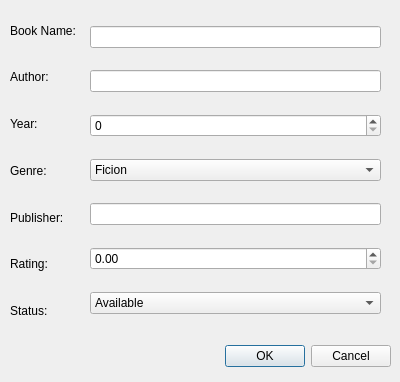
<?xml version="1.0" encoding="UTF-8"?>
<ui version="4.0">
 <class>editBook</class>
 <widget class="QDialog" name="editBook">
  <property name="geometry">
   <rect>
    <x>0</x>
    <y>0</y>
    <width>400</width>
    <height>382</height>
   </rect>
  </property>
  <property name="windowTitle">
   <string>Edit book</string>
  </property>
  <widget class="QDialogButtonBox" name="buttonBox">
   <property name="geometry">
    <rect>
     <x>50</x>
     <y>340</y>
     <width>341</width>
     <height>32</height>
    </rect>
   </property>
   <property name="orientation">
    <enum>Qt::Horizontal</enum>
   </property>
   <property name="standardButtons">
    <set>QDialogButtonBox::Cancel|QDialogButtonBox::Ok</set>
   </property>
  </widget>
  <widget class="QWidget" name="verticalLayoutWidget_2">
   <property name="geometry">
    <rect>
     <x>90</x>
     <y>10</y>
     <width>291</width>
     <height>321</height>
    </rect>
   </property>
   <layout class="QVBoxLayout" name="verticalLayout_3">
    <item>
     <widget class="QLineEdit" name="edbName"/>
    </item>
    <item>
     <widget class="QLineEdit" name="edAut"/>
    </item>
    <item>
     <widget class="QSpinBox" name="edYear">
      <property name="maximum">
       <number>2222</number>
      </property>
     </widget>
    </item>
    <item>
     <widget class="QComboBox" name="genre">
      <item>
       <property name="text">
        <string>Ficion</string>
       </property>
      </item>
      <item>
       <property name="text">
        <string>Sci-fiction</string>
       </property>
      </item>
      <item>
       <property name="text">
        <string>Thriller</string>
       </property>
      </item>
      <item>
       <property name="text">
        <string>Romance</string>
       </property>
      </item>
      <item>
       <property name="text">
        <string>Non-fiction</string>
       </property>
      </item>
      <item>
       <property name="text">
        <string>Fantasy</string>
       </property>
      </item>
      <item>
       <property name="text">
        <string>History</string>
       </property>
      </item>
      <item>
       <property name="text">
        <string>Horror</string>
       </property>
      </item>
      <item>
       <property name="text">
        <string>Children`s book</string>
       </property>
      </item>
     </widget>
    </item>
    <item>
     <widget class="QLineEdit" name="edPublB"/>
    </item>
    <item>
     <widget class="QDoubleSpinBox" name="edRating">
      <property name="maximum">
       <double>10.000000000000000</double>
      </property>
     </widget>
    </item>
    <item>
     <widget class="QComboBox" name="comboBox">
      <item>
       <property name="text">
        <string>Available</string>
       </property>
      </item>
      <item>
       <property name="text">
        <string>Unavailable</string>
       </property>
      </item>
     </widget>
    </item>
   </layout>
  </widget>
  <widget class="QWidget" name="verticalLayoutWidget">
   <property name="geometry">
    <rect>
     <x>10</x>
     <y>10</y>
     <width>81</width>
     <height>321</height>
    </rect>
   </property>
   <layout class="QVBoxLayout" name="verticalLayout_4">
    <item>
     <widget class="QLabel" name="label_7">
      <property name="text">
       <string>Book Name:</string>
      </property>
     </widget>
    </item>
    <item>
     <widget class="QLabel" name="label_8">
      <property name="text">
       <string>Author:</string>
      </property>
     </widget>
    </item>
    <item>
     <widget class="QLabel" name="label_9">
      <property name="text">
       <string>Year:</string>
      </property>
     </widget>
    </item>
    <item>
     <widget class="QLabel" name="label_10">
      <property name="text">
       <string>Genre:</string>
      </property>
     </widget>
    </item>
    <item>
     <widget class="QLabel" name="label_11">
      <property name="text">
       <string>Publisher:</string>
      </property>
     </widget>
    </item>
    <item>
     <widget class="QLabel" name="label_12">
      <property name="text">
       <string>Rating:</string>
      </property>
     </widget>
    </item>
    <item>
     <widget class="QLabel" name="label">
      <property name="text">
       <string>Status:</string>
      </property>
     </widget>
    </item>
   </layout>
  </widget>
 </widget>
 <resources/>
 <connections>
  <connection>
   <sender>buttonBox</sender>
   <signal>accepted()</signal>
   <receiver>editBook</receiver>
   <slot>accept()</slot>
   <hints>
    <hint type="sourcelabel">
     <x>248</x>
     <y>254</y>
    </hint>
    <hint type="destinationlabel">
     <x>157</x>
     <y>274</y>
    </hint>
   </hints>
  </connection>
  <connection>
   <sender>buttonBox</sender>
   <signal>rejected()</signal>
   <receiver>editBook</receiver>
   <slot>reject()</slot>
   <hints>
    <hint type="sourcelabel">
     <x>316</x>
     <y>260</y>
    </hint>
    <hint type="destinationlabel">
     <x>286</x>
     <y>274</y>
    </hint>
   </hints>
  </connection>
 </connections>
</ui>
